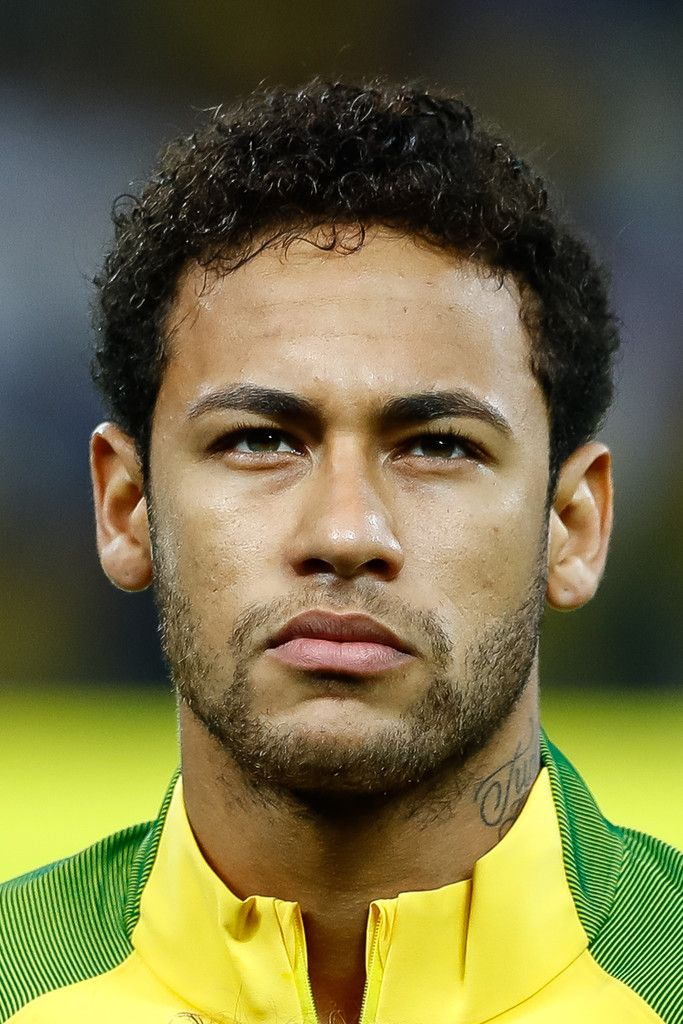
#> input picture neymar.jpg, 683 x 1024 px
$ jupyter execute --allow-errors First_Order_Motion.ipynb   (shell and % lines are left out)
#> lines starting #> are read from the running program, lines starting #| are printed output that depends on the picture
# This notebook mimics "D-ID" image to Animated Head model used by MyHeritage Deep Nostalgia: https://www.myheritage.com/deep-nostalgia?ref=louisbouchard.ai

# The model functions by adapting the First Order For Image Animation: https://github.com/AliaksandrSiarohin/first-order-model

### Author: Dusan Birtasevic
### Date: July.31.2023

[cell 1]
# Clone the repository

# Navigate to the directory
%cd first-order-model

[cell 2]
# Download the VoxCeleb model which is trained for facial animations
#!wget "https://disk.yandex.com/d/lEw8uRm140L_eQ" -O vox-cpk.pth.tar

[cell 3]
from google.colab import files
import imageio

# Upload source image
uploaded = files.upload()
#> the answer given: neymar.jpg
source_image_path = list(uploaded.keys())[0]
source_image = imageio.imread(source_image_path)
#> source_image is the input picture: shape (1024, 683, 3); mean R, G, B 115.9, 110.6, 68.1

import requests

# Download the driving video from the provided link
url = 'https://github.com/dusanBirta/Animate-Photos/raw/main/driving.mp4'
#> (the rest of this cell did not finish here and is left out)

#### Uncomment cell below if you want to use your own driving video

[cell 4]
'''
# Upload driving video
uploaded = files.upload()
driving_video_path = list(uploaded.keys())[0]
reader = imageio.get_reader(driving_video_path)
driving_video = [frame for frame in reader]
'''

[cell 5]
#import imageio
import numpy as np
import matplotlib.pyplot as plt
import matplotlib.animation as animation
from skimage.transform import resize
from IPython.display import Video, display
import warnings
warnings.filterwarnings("ignore")

# Resize image and video to 256x256
source_image = resize(source_image, (256, 256))[..., :3]
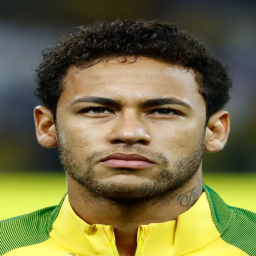
#> source_image: shape (256, 256, 3) float64; mean R, G, B 0.454, 0.434, 0.267
#> (the rest of this cell did not finish here and is left out)
